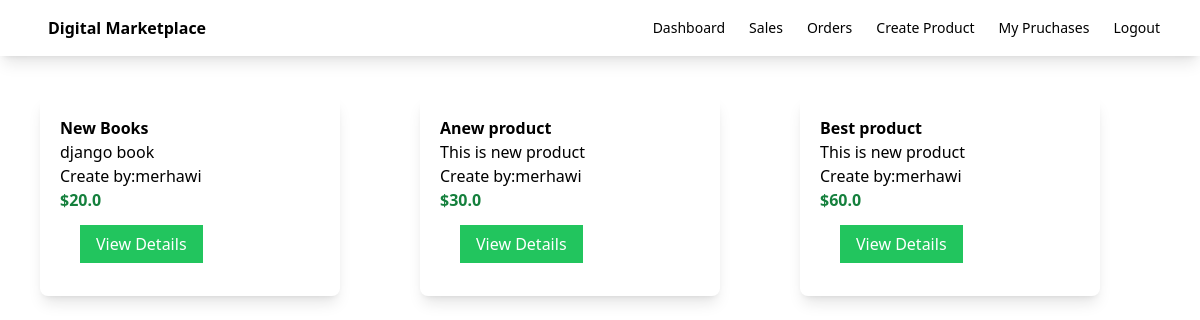
The page / on the database its author committed.
### myapp/models.py (models this page shows, shortened)
class Product(models.Model):
    seller = models.ForeignKey(User, on_delete=models.CASCADE)
    name = models.CharField(max_length=100)
    description = models.CharField(max_length=100)
    price = models.FloatField()
    file = models.FileField(upload_to='uploads')

### myapp/views.py (the view)
# urls.py: path('', views.index,name='index'),
def index(request):
    products = Product.objects.all()
    return render(request,'myapp/index.html', {'products':products})

### myapp/templates/myapp/index.html (shortened to what this page needs)
{% extends 'myapp/base.html' %}
{% block body %}
<div class="product-container flex">
{% for product in products %}
    <div class="product shadow-lg w-1/4 rounded-lg m-10">
        <div class="p-5">
            <div class="font-bold">
                {{ product.name }}
            </div>
            <div>
                {{ product.description }}
            </div>
            <div>
                Create by:{{ product.seller }}
            </div>
            <div class="text-green-700 font-bold">
                ${{ product.price }}
            </div>
            <div class="m-5">
                <a class="bg-green-500 text-white px-4 py-2" href="{% url 'detail' product.id %}">View Details</a>
            </div>
        </div>
    </div>
{% endfor %}
</div>
{% endblock %}

### rows shown on the page
Product: name "New Books", description "django book", seller "merhawi", price "20.0"
Product: name "Anew product", description "This is new product", seller "merhawi", price "30.0"
Product: name "Best product", description "This is new product", seller "merhawi", price "60.0"
